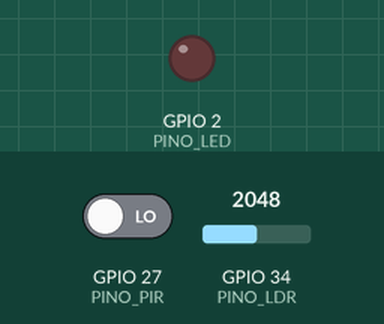
This sketch was run on a simulated ESP32. On the bench: output pins drawn as LEDs (lit = HIGH). The test bench sets the inputs (shaded band); at power-on: GPIO 27 (PINO_PIR) LOW, GPIO 34 (PINO_LDR) = 2048. WiFi joins after 1.5 s; servers stay silent unless stated; uploads are accepted with an empty reply; what the sketch prints to the serial monitor is not drawn.

Above: at 2.7 s.
2.8 s: GPIO 27 (PINO_PIR) driven HIGH
At 4.3 s:
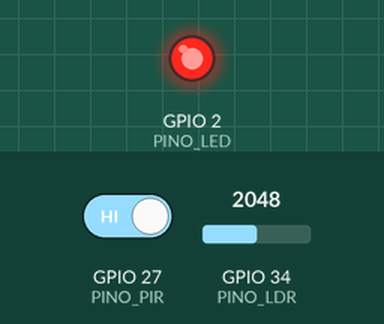
Timing chart, 0 to 34.3 s (numbered marks = the images above; inputs shaded):
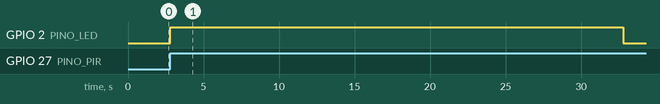

Measured:
- after the input at 2.8 s, GPIO 2 (PINO_LED): LOW → HIGH at once, → LOW 30.0 s later

The sketch:

sketch.ino
```cpp
/*
 * Sensor de ocupação e desperdício de luz — ESP32 no Wokwi
 * PIR (GPIO 27) + LDR módulo AO (GPIO 34) + LED (GPIO 2)
 */
#include <WiFi.h>
#include <WiFiClientSecure.h>
#include <HTTPClient.h>

// ================= CONFIGURAÇÃO =================
// URL do seu Worker, SEM barra no final
const char* WORKER_URL = "https://<seu-worker>.workers.dev";

const int PINO_PIR = 27;
const int PINO_LDR = 34;
const int PINO_LED = 2;

// R1 — Calibração: ligue MODO_CALIBRACAO, mova o lux do LDR para o máximo
// e para o mínimo, anote os valores do Serial e preencha abaixo.
const bool MODO_CALIBRACAO   = false;
const int  LEITURA_LUZ_ALTA  = 32;
const int  LEITURA_LUZ_BAIXA = 4063;
const int  LIMIAR_LUZ = (LEITURA_LUZ_ALTA + LEITURA_LUZ_BAIXA) / 2;

// Tempos (ms)
const unsigned long TEMPO_OCUPADA_MS     = 30000;  // R3: ocupada até 30 s após o último movimento
const unsigned long TEMPO_DESPERDICIO_MS = 60000;  // R3: vazia + luz acesa por mais de 60 s
const unsigned long INTERVALO_LUZ_MS     = 20000;  // R4: POST /luz a cada 20 s
const unsigned long INTERVALO_PISCA_MS   = 300;    // velocidade do pisca
const unsigned long ESPERA_REENVIO_MS    = 3000;   // espera antes de reenviar um movimento que falhou
const unsigned long INTERVALO_CALIB_MS   = 500;

// ================= INTERRUPÇÃO (R2) =================
volatile uint32_t      contadorMovimentos = 0;
volatile unsigned long ultimoMovimentoMs  = 0;
portMUX_TYPE mux = portMUX_INITIALIZER_UNLOCKED;

void IRAM_ATTR aoDetectarMovimento() {
  portENTER_CRITICAL_ISR(&mux);
  contadorMovimentos++;
  ultimoMovimentoMs = millis();
  portEXIT_CRITICAL_ISR(&mux);
}

void lerMovimentos(uint32_t &total, unsigned long &ultimo) {
  portENTER_CRITICAL(&mux);
  total  = contadorMovimentos;
  ultimo = ultimoMovimentoMs;
  portEXIT_CRITICAL(&mux);
}

uint32_t movimentosMostrados = 0;
uint32_t movimentosEnviados  = 0;
unsigned long ultimaFalhaMovMs = 0;
bool falhouUltimoEnvioMov = false;

unsigned long ultimoEnvioLuzMs = 0;
unsigned long ultimaCalibMs    = 0;

bool vaziaComLuz = false;
unsigned long inicioVaziaComLuzMs = 0;

enum Estado { VAZIA, OCUPADA, DESPERDICIO };
Estado estadoAtual = VAZIA;
bool primeiroEstado = true;

bool luzEstaAcesa(int valor) {
  if (LEITURA_LUZ_ALTA > LEITURA_LUZ_BAIXA) return valor > LIMIAR_LUZ;
  return valor < LIMIAR_LUZ;
}

const char* nomeEstado(int e) {
  switch (e) {
    case OCUPADA:     return "OCUPADA";
    case DESPERDICIO: return "DESPERDICIO (vazia com luz acesa > 60 s)";
    default:          return "VAZIA";
  }
}

void conectarWiFi() {
  Serial.print("[WiFi] Conectando");
  WiFi.begin("Wokwi-GUEST", "", 6);
  while (WiFi.status() != WL_CONNECTED) {
    delay(250);
    Serial.print(".");
  }
  Serial.printf("\n[WiFi] Conectado! IP: %s\n", WiFi.localIP().toString().c_str());
}

// POST HTTPS para o Worker. Retorna o código HTTP (ou negativo em erro).
int enviarPost(const char* rota, const String& corpo) {
  if (WiFi.status() != WL_CONNECTED) {
    WiFi.reconnect();
    return -1;
  }
  WiFiClientSecure client;
  client.setInsecure();
  HTTPClient http;
  http.begin(client, String(WORKER_URL) + rota);
  http.addHeader("Content-Type", "application/json");
  int codigo = http.POST(corpo);
  http.end();
  return codigo;
}

void setup() {
  Serial.begin(115200);
  pinMode(PINO_PIR, INPUT);
  pinMode(PINO_LED, OUTPUT);
  digitalWrite(PINO_LED, LOW);

  Serial.println("\n=== Sensor de sala — IoT ===");
  Serial.printf("[CONFIG] Luz alta=%d | Luz baixa=%d | LIMIAR_LUZ=%d\n",
                LEITURA_LUZ_ALTA, LEITURA_LUZ_BAIXA, LIMIAR_LUZ);

  conectarWiFi();

  attachInterrupt(digitalPinToInterrupt(PINO_PIR), aoDetectarMovimento, RISING);
  Serial.println("[PIR] Interrupção ativa no GPIO 27 (RISING)");
}

void loop() {
  uint32_t totalMov;
  unsigned long ultimoMov;
  lerMovimentos(totalMov, ultimoMov);
  unsigned long agora = millis();

  while (movimentosMostrados < totalMov) {
    movimentosMostrados++;
    Serial.printf("[MOVIMENTO] Detectado! Total acumulado: %u\n", movimentosMostrados);
  }

  int valorLuz = analogRead(PINO_LDR);
  bool acesa = luzEstaAcesa(valorLuz);

  if (MODO_CALIBRACAO && agora - ultimaCalibMs >= INTERVALO_CALIB_MS) {
    ultimaCalibMs = agora;
    Serial.printf("[CALIBRACAO] analogRead(34) = %d\n", valorLuz);
  }

  bool ocupada = (totalMov > 0) && (agora - ultimoMov < TEMPO_OCUPADA_MS);

  if (!ocupada && acesa) {
    if (!vaziaComLuz) {
      vaziaComLuz = true;
      inicioVaziaComLuzMs = agora;
    }
  } else {
    vaziaComLuz = false;
  }
  bool desperdicio = vaziaComLuz && (agora - inicioVaziaComLuzMs > TEMPO_DESPERDICIO_MS);

  Estado novoEstado = desperdicio ? DESPERDICIO : (ocupada ? OCUPADA : VAZIA);
  if (primeiroEstado || novoEstado != estadoAtual) {
    estadoAtual = novoEstado;
    primeiroEstado = false;
    Serial.printf("[ESTADO] Sala %s | luz %s (%d)\n",
                  nomeEstado(estadoAtual), acesa ? "ACESA" : "APAGADA", valorLuz);
  }

  if (estadoAtual == OCUPADA) {
    digitalWrite(PINO_LED, HIGH);
  } else if (estadoAtual == DESPERDICIO) {
    digitalWrite(PINO_LED, (agora / INTERVALO_PISCA_MS) % 2);
  } else {
    digitalWrite(PINO_LED, LOW);
  }

  bool podeTentar = !falhouUltimoEnvioMov || (agora - ultimaFalhaMovMs >= ESPERA_REENVIO_MS);
  if (movimentosEnviados < totalMov && podeTentar) {
    int codigo = enviarPost("/movimento", "{}");
    if (codigo >= 200 && codigo < 300) {
      movimentosEnviados++;
      falhouUltimoEnvioMov = false;
    } else {
      falhouUltimoEnvioMov = true;
      ultimaFalhaMovMs = millis();
    }
    lerMovimentos(totalMov, ultimoMov);
    Serial.printf("[HTTP] POST /movimento -> %d | enviados: %u | pendentes: %u\n",
                  codigo, movimentosEnviados, totalMov - movimentosEnviados);
  }

  if (millis() - ultimoEnvioLuzMs >= INTERVALO_LUZ_MS) {
    ultimoEnvioLuzMs = millis();
    String corpo = "{\"valor\":" + String(valorLuz) + ",\"acesa\":" + String(acesa ? 1 : 0) + "}";
    int codigo = enviarPost("/luz", corpo);
    Serial.printf("[LUZ] leitura=%d (%s, limiar=%d) | sala %s | POST /luz -> %d\n",
                  valorLuz, acesa ? "ACESA" : "APAGADA", LIMIAR_LUZ,
                  nomeEstado(estadoAtual), codigo);
  }

  delay(10);
}
```
